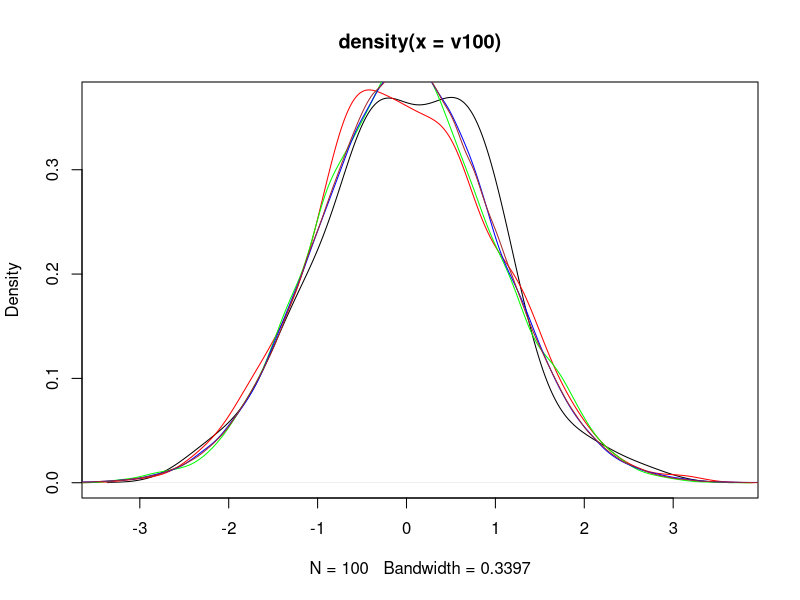
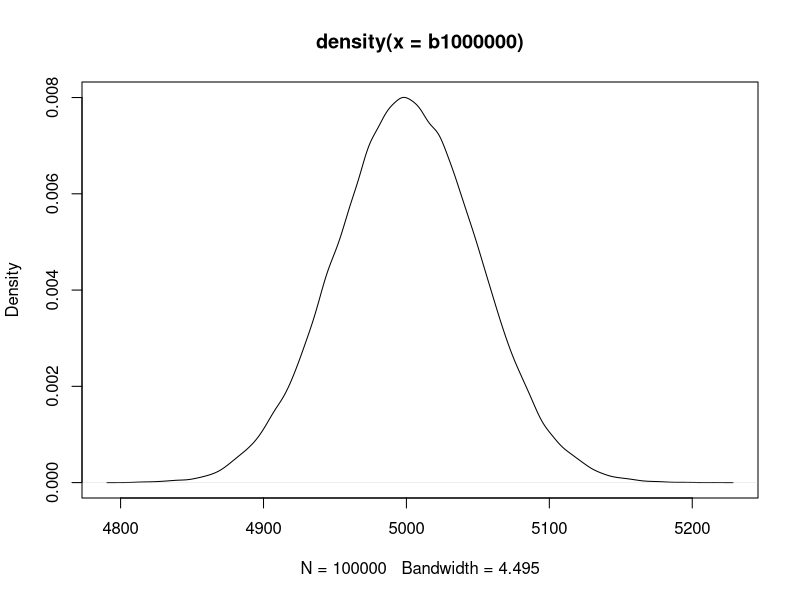

R code for these plots, in order: (Note: this script raises an error after producing the figures.)
# Lab 5 Script: Descriptive Statistics & Data Visualization
# The University of Texas at San Antonio
# URP-5393: Urban Planning Methods II


#---- Objectives ----
# In this Lab you will learn to:

# 0. Learn about the difference between statistics (sample) and analytics (population)
# 1. Learn how to apply general descriptive statistic metrics
# 2. Learn how to use appropriate visualization methods

#---- Part 0. Population vs. Sample ----

# Law of Large Numbers
## More data on something will converge to the mean 

sample(x = 1:6,size = 1) # dice experiment


v100<-rnorm(n = 100,mean = 0,sd = 1)
v1000<-rnorm(n = 1000,mean = 0,sd = 1)
v10000<-rnorm(n = 10000,mean = 0,sd = 1)
v100000<-rnorm(n = 100000,mean = 0,sd = 1)
v1000000<-rnorm(n = 1000000,mean = 0,sd = 1)

plot(density(v100))
lines(density(v1000),col='red')
lines(density(v10000),col='green')
lines(density(v100000),col='blue')
lines(density(v1000000),col='brown')


b100<-rbinom(n = 100,size =10,prob = 0.5)
b1000<-rbinom(n = 1000,size =10,prob = 0.5)
b10000<-rbinom(n = 10000,size =10,prob = 0.5)
b100000<-rbinom(n = 100000,size =10,prob = 0.5)
b1000000<-rbinom(n = 100000,size =10000,prob = 0.5)

plot(density(b1000000))

#---- Part 1. Learn how to apply general descriptive statistic metrics ----

# Let's imagine that this is a dataset containing ALL (the population) of air quality data 

air_pop<-data.table(datasets::airquality)


View(air_pop)

str(air_pop)
air_pop[,summary(Temp)]
air_pop[,.(mean(Temp),sd(Temp))]


hist(air_pop$Temp,freq = F,breaks = 10)
lines(density(air_pop$Temp))
points(x=min(air_pop$Temp),y=0,col='red')
points(x=max(air_pop$Temp),y=0,col='blue')
abline(v=mean(air_pop$Temp),col='green')
abline(v=quantile(air_pop$Temp,probs = 0.5),col='darkblue')

# library(ggplot2)
# 
# ggplot(data = air_pop,aes(x=Temp,y = after_stat(density)))+
#   geom_histogram(bins=10)+
#   geom_density()

#Let's take a sample

air_sample_temp<-sample(air_pop$Temp,size = 50)

plot(density(air_pop$Temp))
lines(density(air_sample_temp),col='red')


#---- Part 3. Learn how to use appropriate visualization methods ----
# Housing Sales in Chicago

unzip(zipfile = "05_lab/datasets/HSD_sample.csv.zip",exdir = "05_lab/datasets/")

library(data.table)
chi_hsales<-fread(input = "05_lab/datasets/HSD_sample.csv")
setkey(chi_hsales,year,month)

#exploring the data

str(chi_hsales)

summary(chi_hsales)

# Descriptive statistics table
cols<-c("year","month","sqftl","sqftb","age","rooms","bedrooms","bathrooms","aircond")
DescStats_t1<-chi_hsales[,sapply(X = .SD,FUN = summary),.SDcols=cols]

# Frequency Statistics and Plots
#What years had more sales?
library(ggplot2)

chi_hsales[,.N,by=.(year)] 

ggplot(data = chi_hsales)+
  geom_bar(aes(x=factor(reorder(year,-year))))+
  coord_flip()


# Relational Plots
# What is the housing size distribution of housing sales before and after 2008?

chi_hsales[,crisis_year:=as.numeric(year>=2008)]
chi_hsales[,crisis_year:=factor(crisis_year,levels = c(0,1),labels = c("pre-crisis","post-crisis"))]

#density option
ggplot(data = chi_hsales)+
  geom_density(aes(x=sqftb,colour=crisis_year))

#boxplot option
ggplot(data = chi_hsales)+
  geom_boxplot(aes(y=sqftl,x=crisis_year))

# Did the relationship between price and age changed with the housing crisis?

ggplot(data = chi_hsales)+
  geom_point(aes(x=age, y=price, color=crisis_year))

ggplot(data = chi_hsales)+
  geom_density(aes(x=age))+
  geom_vline(xintercept = c(23,67))

chi_hsales[age>0 & age<=23, age_cuts:="0-23"]
chi_hsales[age>23 & age<=67, age_cuts:="23-67"]
chi_hsales[age>67, age_cuts:="67~"]

ggplot(data = chi_hsales)+
  geom_boxplot(aes(x=crisis_year, y=price, color=crisis_year))+
  facet_grid(~age_cuts)


# Tendency Plots
#Plot average sales price by month and year in the whole period?

mean_price<-chi_hsales[,.(mean_price=mean(price,na.rm=T)),by=.(year,month)]
mean_price[,date:=as.Date(paste(year,month,"01",sep = "/"))]

ggplot(data=mean_price,aes(x=date,y=mean_price))+
  geom_line()+
  geom_smooth()

